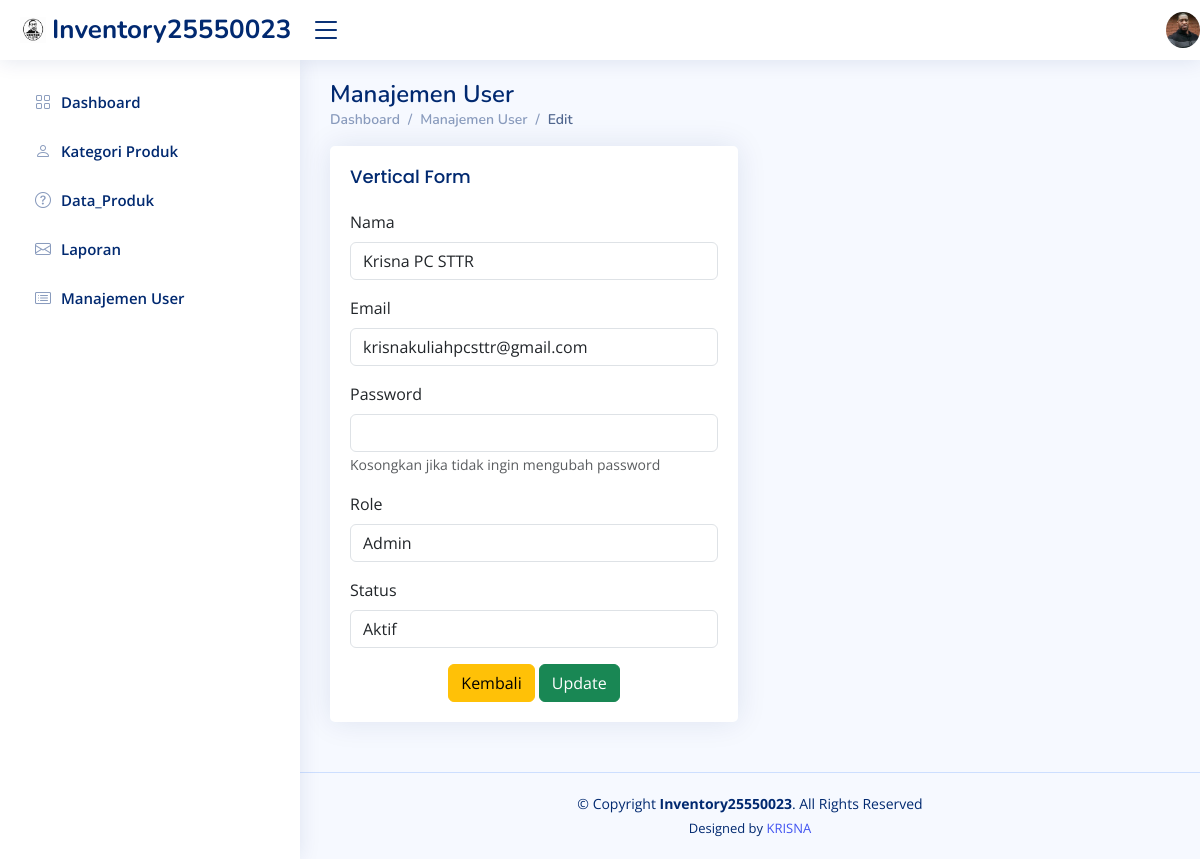
Page /e_user.php?id=1 on the committed database.
### tables this page shows
CREATE TABLE `users` (
  `id` int(11) NOT NULL,
  `name` varchar(100) DEFAULT NULL,
  `email` varchar(100) DEFAULT NULL,
  `password` varchar(255) DEFAULT NULL,
  `role` enum('admin','staff') DEFAULT 'staff',
  `is_active` tinyint(1) DEFAULT 1,
  `created_at` timestamp NOT NULL DEFAULT current_timestamp()
);

### e_user.php (the view, shortened to what this page needs)
<?php
include "koneksi.php";
$id = $_GET['id'];
$data = mysqli_query($conn, "SELECT * FROM users WHERE id='$id'");
$user = mysqli_fetch_array($data);
?>
<!DOCTYPE html>
<html lang="en">
<head>
    <link href="assets/vendor/bootstrap/css/bootstrap.min.css" rel="stylesheet">
    <link href="assets/vendor/bootstrap-icons/bootstrap-icons.css" rel="stylesheet">
    <link href="assets/vendor/boxicons/css/boxicons.min.css" rel="stylesheet">
    <link href="assets/vendor/quill/quill.snow.css" rel="stylesheet">
    <link href="assets/vendor/quill/quill.bubble.css" rel="stylesheet">
    <link href="assets/vendor/remixicon/remixicon.css" rel="stylesheet">
    <link href="assets/vendor/simple-datatables/style.css" rel="stylesheet">
    <link href="assets/css/style.css" rel="stylesheet">
</head>
<body>
    <header id="header" class="header fixed-top d-flex align-items-center">
        <div class="d-flex align-items-center justify-content-between">
            <a href="index.php" class="logo d-flex align-items-center">
                <img src="assets/img/log0.png" alt="">
                <span class="d-none d-lg-block">Inventory25550023</span>
            </a>
            <i class="bi bi-list toggle-sidebar-btn"></i>
        </div>
        <nav class="header-nav ms-auto">
            <ul class="d-flex align-items-center">
                    <a class="nav-link nav-profile d-flex align-items-center pe-0" href="#" data-bs-toggle="dropdown">
                        <img src="assets/img/profile-img.jpg" alt="Profile" class="rounded-circle">
                    </a>
            </ul>
        </nav>
    </header>
    <aside id="sidebar" class="sidebar">
        <ul class="sidebar-nav" id="sidebar-nav">
            <li class="nav-item">
                <a class="nav-link collapsed" href="index.php">
                    <i class="bi bi-grid"></i>
                    <span>Dashboard</span>
                </a>
            </li>
            <li class="nav-item">
                <a class="nav-link collapsed" href="kategori_produk.php">
                    <i class="bi bi-person"></i>
                    <span>Kategori Produk</span>
                </a>
            </li>
            <li class="nav-item">
                <a class="nav-link collapsed" href="produk.php">
                    <i class="bi bi-question-circle"></i>
                    <span>Data_Produk</span>
                </a>
            </li>
            <li class="nav-item">
                <a class="nav-link collapsed" href="laporan.php">
                    <i class="bi bi-envelope"></i>
                    <span>Laporan</span>
                </a>
            </li>
            <li class="nav-item">
                <a class="nav-link collapsed" href="users.php">
                    <i class="bi bi-card-list"></i>
                    <span>Manajemen User</span>
                </a>
            </li>
        </ul>
    </aside>
    <main id="main" class="main">
        <div class="pagetitle">
            <h1>Manajemen User</h1>
            <nav>
                <ol class="breadcrumb">
                    <li class="breadcrumb-item"><a href="index.php">Dashboard</a></li>
                    <li class="breadcrumb-item">Manajemen User</li>
                    <li class="breadcrumb-item active">Edit</li>
                </ol>
            </nav>
        </div>
        <section class="section">
            <div class="row">
                <div class="col-lg-6">
                    <div class="card">
                        <div class="card-body">
                            <h5 class="card-title">Vertical Form</h5>
                            <form class="row g-3" method="post">
                                <div class="col-12">
                                    <label class="form-label">Nama</label>
                                    <input type="text" class="form-control" name="name"
                                        value="<?php echo $user['name']; ?>" required>
                                </div>
                                <div class="col-12">
                                    <label class="form-label">Email</label>
                                    <input type="email" class="form-control" name="email"
                                        value="<?php echo $user['email']; ?>" required>
                                </div>
                                <div class="col-12">
                                    <label class="form-label">Password</label>
                                    <input type="password" class="form-control" name="password">
                                    <small class="text-muted">Kosongkan jika tidak ingin mengubah password</small>
                                </div>
                                <div class="col-12">
                                    <label class="form-label">Role</label>
                                    <select class="form-control" name="role" required>
                                        <option value="admin" <?php if ($user['role'] == 'admin') echo 'selected'; ?>>Admin</option>
                                    </select>
                                </div>
                                <div class="col-12">
                                    <label class="form-label">Status</label>
                                    <select class="form-control" name="is_active">
                                        <option value="1" <?php if ($user['is_active'] == 1) echo 'selected'; ?>>Aktif</option>
                                    </select>
                                </div>
                                <div class="text-center">
                                    <a href="users.php" class="btn btn-warning">Kembali</a>
                                    <button type="submit" class="btn btn-success" name="update">Update</button>
                                </div>
                            </form>
                        </div>
                    </div>
                </div>
            </div>
        </section>
    </main>
    <footer id="footer" class="footer">
        <div class="copyright">
            &copy; Copyright <strong><span>Inventory25550023</span></strong>. All Rights Reserved
        </div>
        <div class="credits">
            Designed by <a href="">KRISNA</a>
        </div>
    </footer>
</body>
</html>

### assets/css/style.css (style rules this page uses)
:root { scroll-behavior: smooth; }
body { font-family: "Open Sans", sans-serif; background: #f6f9ff; color: #444444; }
a { color: #4154f1; text-decoration: none; }
h1, h2, h3, h4, h5, h6 { font-family: "Nunito", sans-serif; }
#main { margin-top: 60px; padding: 20px 30px; transition: all 0.3s; }
.pagetitle { margin-bottom: 10px; }
.pagetitle h1 { font-size: 24px; margin-bottom: 0; font-weight: 600; color: #012970; }
.card { margin-bottom: 30px; border: none; border-radius: 5px; box-shadow: 0px 0 30px rgba(1, 41, 112, 0.1); }
.card-title { padding: 20px 0 15px 0; font-size: 18px; font-weight: 500; color: #012970; font-family: "Poppins", sans-serif; }
.card-body { padding: 0 20px 20px 20px; }
.breadcrumb { font-size: 14px; font-family: "Nunito", sans-serif; color: #899bbd; font-weight: 600; }
.breadcrumb a { color: #899bbd; transition: 0.3s; }
.breadcrumb .breadcrumb-item::before { color: #899bbd; }
.breadcrumb .active { color: #51678f; font-weight: 600; }
.logo { line-height: 1; }
@media (min-width: 1200px) { .logo { width: 280px; } }
.logo img { max-height: 26px; margin-right: 6px; }
.logo span { font-size: 26px; font-weight: 700; color: #012970; font-family: "Nunito", sans-serif; }
.header { transition: all 0.5s; z-index: 997; height: 60px; box-shadow: 0px 2px 20px rgba(1, 41, 112, 0.1); background-color: #fff; padding-left: 20px; }
.header .toggle-sidebar-btn { font-size: 32px; padding-left: 10px; cursor: pointer; color: #012970; }
.header-nav ul { list-style: none; }
.header-nav>ul { margin: 0; padding: 0; }
.header-nav .nav-profile { color: #012970; }
.header-nav .nav-profile img { max-height: 36px; }
.sidebar { position: fixed; top: 60px; left: 0; bottom: 0; width: 300px; z-index: 996; transition: all 0.3s; padding: 20px; overflow-y: auto; scrollbar-width: thin; scrollbar-color: #aab7cf transparent; box-shadow: 0px 0px 20px rgba(1, 41, 112, 0.1); background-color: #fff; }
@media (min-width: 1200px) { #main, #footer { margin-left: 300px; } }
.sidebar-nav { padding: 0; margin: 0; list-style: none; }
.sidebar-nav li { padding: 0; margin: 0; list-style: none; }
.sidebar-nav .nav-item { margin-bottom: 5px; }
.sidebar-nav .nav-link { display: flex; align-items: center; font-size: 15px; font-weight: 600; color: #4154f1; transition: 0.3; background: #f6f9ff; padding: 10px 15px; border-radius: 4px; }
.sidebar-nav .nav-link i { font-size: 16px; margin-right: 10px; color: #4154f1; }
.sidebar-nav .nav-link.collapsed { color: #012970; background: #fff; }
.sidebar-nav .nav-link.collapsed i { color: #899bbd; }
.footer { padding: 20px 0; font-size: 14px; transition: all 0.3s; border-top: 1px solid #cddfff; }
.footer .copyright { text-align: center; color: #012970; }
.footer .credits { padding-top: 5px; text-align: center; font-size: 13px; color: #012970; }

### rows in the picture
users: name "Krisna PC STTR", email "krisnakuliahpcsttr@gmail.com", role "Admin", is_active "Aktif"
